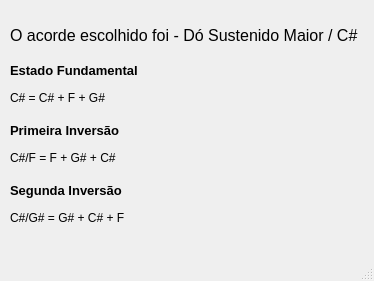
<?xml version="1.0" encoding="UTF-8"?>
<ui version="4.0">
 <class>MainWindow</class>
 <widget class="QMainWindow" name="MainWindow">
  <property name="geometry">
   <rect>
    <x>0</x>
    <y>0</y>
    <width>374</width>
    <height>281</height>
   </rect>
  </property>
  <property name="windowTitle">
   <string>MainWindow</string>
  </property>
  <widget class="QWidget" name="centralwidget">
   <widget class="QLabel" name="label_3">
    <property name="geometry">
     <rect>
      <x>10</x>
      <y>90</y>
      <width>181</width>
      <height>16</height>
     </rect>
    </property>
    <property name="font">
     <font>
      <pointsize>9</pointsize>
     </font>
    </property>
    <property name="text">
     <string>C# = C# + F + G#</string>
    </property>
   </widget>
   <widget class="QLabel" name="label_7">
    <property name="geometry">
     <rect>
      <x>10</x>
      <y>180</y>
      <width>141</width>
      <height>21</height>
     </rect>
    </property>
    <property name="font">
     <font>
      <pointsize>10</pointsize>
      <weight>75</weight>
      <bold>true</bold>
     </font>
    </property>
    <property name="text">
     <string>Segunda Inversão</string>
    </property>
   </widget>
   <widget class="QLabel" name="label_2">
    <property name="geometry">
     <rect>
      <x>10</x>
      <y>60</y>
      <width>141</width>
      <height>21</height>
     </rect>
    </property>
    <property name="font">
     <font>
      <pointsize>10</pointsize>
      <weight>75</weight>
      <bold>true</bold>
     </font>
    </property>
    <property name="text">
     <string>Estado Fundamental</string>
    </property>
   </widget>
   <widget class="QLabel" name="label_4">
    <property name="geometry">
     <rect>
      <x>10</x>
      <y>150</y>
      <width>161</width>
      <height>16</height>
     </rect>
    </property>
    <property name="font">
     <font>
      <pointsize>9</pointsize>
     </font>
    </property>
    <property name="text">
     <string>C#/F = F + G# + C#</string>
    </property>
   </widget>
   <widget class="QLabel" name="label_5">
    <property name="geometry">
     <rect>
      <x>10</x>
      <y>120</y>
      <width>141</width>
      <height>21</height>
     </rect>
    </property>
    <property name="font">
     <font>
      <pointsize>10</pointsize>
      <weight>75</weight>
      <bold>true</bold>
     </font>
    </property>
    <property name="text">
     <string>Primeira Inversão</string>
    </property>
   </widget>
   <widget class="QLabel" name="label_6">
    <property name="geometry">
     <rect>
      <x>10</x>
      <y>210</y>
      <width>191</width>
      <height>16</height>
     </rect>
    </property>
    <property name="font">
     <font>
      <pointsize>9</pointsize>
     </font>
    </property>
    <property name="text">
     <string>C#/G# = G# + C# + F</string>
    </property>
   </widget>
   <widget class="QLabel" name="label">
    <property name="geometry">
     <rect>
      <x>10</x>
      <y>20</y>
      <width>351</width>
      <height>31</height>
     </rect>
    </property>
    <property name="font">
     <font>
      <pointsize>12</pointsize>
     </font>
    </property>
    <property name="text">
     <string>O acorde escolhido foi - Dó Sustenido Maior / C#</string>
    </property>
   </widget>
  </widget>
  <widget class="QMenuBar" name="menubar">
   <property name="geometry">
    <rect>
     <x>0</x>
     <y>0</y>
     <width>374</width>
     <height>21</height>
    </rect>
   </property>
  </widget>
  <widget class="QStatusBar" name="statusbar"/>
 </widget>
 <resources/>
 <connections/>
</ui>
